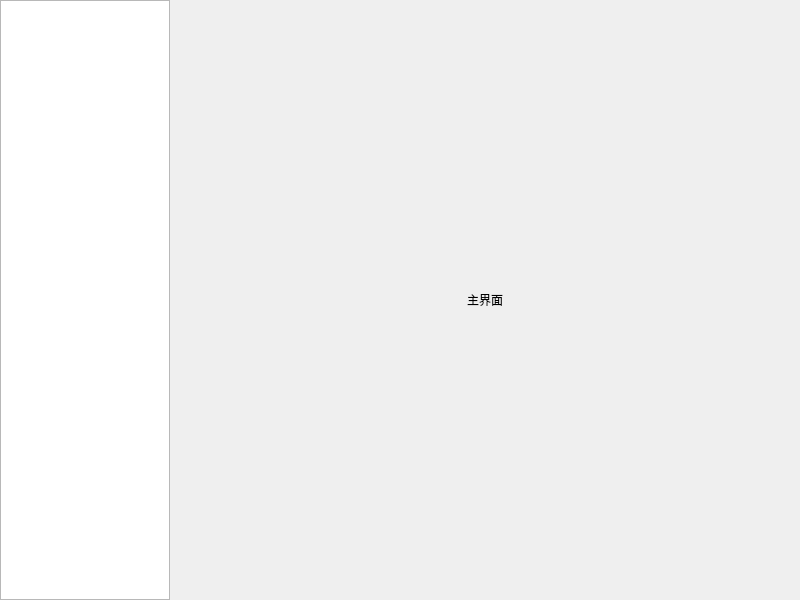
<?xml version="1.0" encoding="UTF-8"?>
<ui version="4.0">
 <class>frmNavListViewForm</class>
 <widget class="QWidget" name="frmNavListViewForm">
  <property name="geometry">
   <rect>
    <x>0</x>
    <y>0</y>
    <width>800</width>
    <height>600</height>
   </rect>
  </property>
  <property name="windowTitle">
   <string>Form</string>
  </property>
  <layout class="QHBoxLayout" name="horizontalLayout">
   <property name="spacing">
    <number>0</number>
   </property>
   <property name="leftMargin">
    <number>0</number>
   </property>
   <property name="topMargin">
    <number>0</number>
   </property>
   <property name="rightMargin">
    <number>0</number>
   </property>
   <property name="bottomMargin">
    <number>0</number>
   </property>
   <item>
    <widget class="NavListView" name="listView">
     <property name="minimumSize">
      <size>
       <width>170</width>
       <height>0</height>
      </size>
     </property>
     <property name="maximumSize">
      <size>
       <width>170</width>
       <height>16777215</height>
      </size>
     </property>
     <property name="infoVisible">
      <bool>true</bool>
     </property>
     <property name="lineVisible">
      <bool>true</bool>
     </property>
     <property name="icoColorBg">
      <bool>true</bool>
     </property>
     <property name="icoStyle">
      <enum>NavListView::IcoStyle_Cross</enum>
     </property>
     <property name="colorLine">
      <color>
       <red>32</red>
       <green>53</green>
       <blue>74</blue>
      </color>
     </property>
     <property name="colorBgNormal">
      <color>
       <red>52</red>
       <green>73</green>
       <blue>94</blue>
      </color>
     </property>
     <property name="colorBgSelected">
      <color>
       <red>24</red>
       <green>189</green>
       <blue>155</blue>
      </color>
     </property>
     <property name="colorBgHover">
      <color alpha="150">
       <red>24</red>
       <green>189</green>
       <blue>155</blue>
      </color>
     </property>
     <property name="colorTextNormal">
      <color>
       <red>254</red>
       <green>255</green>
       <blue>255</blue>
      </color>
     </property>
     <property name="colorTextSelected">
      <color>
       <red>252</red>
       <green>252</green>
       <blue>252</blue>
      </color>
     </property>
     <property name="colorTextHover">
      <color>
       <red>0</red>
       <green>0</green>
       <blue>0</blue>
      </color>
     </property>
    </widget>
   </item>
   <item>
    <widget class="QStackedWidget" name="stackedWidget">
     <widget class="QWidget" name="page1">
      <layout class="QVBoxLayout" name="verticalLayout">
       <item>
        <widget class="QLabel" name="lab1">
         <property name="text">
          <string>主界面</string>
         </property>
         <property name="alignment">
          <set>Qt::AlignCenter</set>
         </property>
        </widget>
       </item>
      </layout>
     </widget>
     <widget class="QWidget" name="page2">
      <layout class="QVBoxLayout" name="verticalLayout_2">
       <item>
        <widget class="QLabel" name="lab1_2">
         <property name="text">
          <string>防区信息</string>
         </property>
         <property name="alignment">
          <set>Qt::AlignCenter</set>
         </property>
        </widget>
       </item>
      </layout>
     </widget>
     <widget class="QWidget" name="page3">
      <layout class="QVBoxLayout" name="verticalLayout_3">
       <item>
        <widget class="QLabel" name="lab3">
         <property name="text">
          <string>地图编辑</string>
         </property>
         <property name="alignment">
          <set>Qt::AlignCenter</set>
         </property>
        </widget>
       </item>
      </layout>
     </widget>
     <widget class="QWidget" name="page4">
      <layout class="QVBoxLayout" name="verticalLayout_4">
       <item>
        <widget class="QLabel" name="lab4">
         <property name="text">
          <string>位置调整</string>
         </property>
         <property name="alignment">
          <set>Qt::AlignCenter</set>
         </property>
        </widget>
       </item>
      </layout>
     </widget>
    </widget>
   </item>
  </layout>
 </widget>
 <customwidgets>
  <customwidget>
   <class>NavListView</class>
   <extends>QListView</extends>
   <header>navlistview.h</header>
  </customwidget>
 </customwidgets>
 <resources/>
 <connections/>
</ui>
